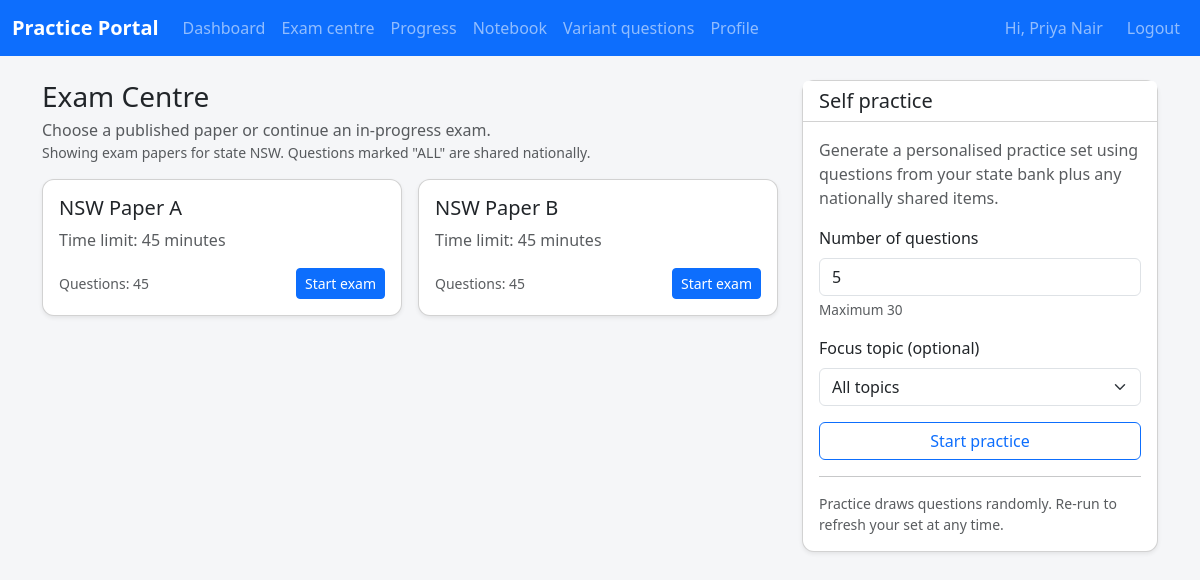
Screenshot of /student/exams (signed in) with the database file from the repository.
### app/models.py (models this page shows, shortened)
class Student(UserMixin, db.Model):
    __tablename__ = "students"
    id = db.Column(db.Integer, primary_key=True)
    name = db.Column(db.String(120), nullable=False)
    email = db.Column(db.String(120), unique=True)
    mobile_number = db.Column(db.String(20), unique=True, nullable=False)
    password_hash = db.Column(db.String(255), nullable=False)
    state = db.Column(db.String(10), nullable=False)
    preferred_language = db.Column(db.String(20), nullable=False, default="ENGLISH")
    target_exam_date = db.Column(Date)
    avatar_url = db.Column(db.String(500))
    notification_push_enabled = db.Column(Boolean, nullable=False, default=True)
    notification_email_enabled = db.Column(Boolean, nullable=False, default=True)
    profile_version = db.Column(db.Integer, nullable=False, default=1)
    profile_updated_at = db.Column(
        db.DateTime, default=datetime.utcnow, onupdate=datetime.utcnow, nullable=False
    )
    last_login_at = db.Column(db.DateTime)
    assigned_coach_id = db.Column(db.Integer, db.ForeignKey("coaches.id"))
    coach = db.relationship("Coach", back_populates="students")
    mock_exam_summaries = db.relationship(
        "MockExamSummary", back_populates="student", cascade="all, delete-orphan"
    )
    bookings = db.relationship("Appointment", back_populates="student")
    exam_sessions = db.relationship(
        "StudentExamSession", back_populates="student", cascade="all, delete-orphan"
    )
    question_attempts = db.relationship(
        "QuestionAttempt", back_populates="student", cascade="all, delete-orphan"
    )
    notebook_entries = db.relationship(
        "NotebookEntry", back_populates="student", cascade="all, delete-orphan"
    )
    state_progress = db.relationship(
        "StudentStateProgress", back_populates="student", cascade="all, delete-orphan"
    )
    auth_tokens = db.relationship(
        "StudentAuthToken", back_populates="student", cascade="all, delete-orphan"
    )
    starred_questions = db.relationship(
        "StarredQuestion", back_populates="student", cascade="all, delete-orphan"
    )
    login_windows = db.relationship(
        "StudentLoginRateLimit", back_populates="student", cascade="all, delete-orphan"
    )
    variant_groups = db.relationship(
        "VariantQuestionGroup", back_populates="student", cascade="all, delete-orphan"
    )
    variant_questions = db.relationship(
        "VariantQuestion", back_populates="student", cascade="all, delete-orphan"
    )
    @property
    def is_student(self) -> bool:
        return True

class MockExamPaper(db.Model):
    __tablename__ = "mock_exam_papers"
    id = db.Column(db.Integer, primary_key=True)
    state = db.Column(db.String(10), nullable=False)
    title = db.Column(db.String(120), nullable=False)
    time_limit_minutes = db.Column(db.Integer, nullable=False)
    questions = db.relationship(
        "MockExamPaperQuestion", back_populates="paper", cascade="all, delete-orphan"
    )
    sessions = db.relationship(
        "StudentExamSession", back_populates="paper", cascade="all, delete-orphan"
    )

### app/student/routes.py (the view)
@student_bp.route("/exams")
@login_required
def exams():
    student = _current_student()
    if not student:
        return _redirect_non_students()
    papers = (
        MockExamPaper.query.filter_by(state=student.state)
        .order_by(MockExamPaper.id.asc())
        .all()
    )
    active_session = _current_exam_session(student)
    topic_rows = (
        Question.query.with_entities(Question.topic)
        .filter((Question.state_scope == "ALL") | (Question.state_scope == student.state))
        .distinct()
        .order_by(Question.topic.asc())
        .all()
    )
    topics = [row[0] for row in topic_rows if row[0]]
    return render_template(
        "student/exams.html",
        papers=papers,
        active_session=active_session,
        practice_default=PRACTICE_DEFAULT_COUNT,
        practice_max=PRACTICE_MAX_COUNT,
        topics=topics,
        state=student.state,
    )

### app/coach/routes.py (called while the page is built, shortened)
@coach_bp.before_app_request
def _restrict_student_portal_access():
    if request.blueprint != "coach":
        return None

### app/i18n.py (called while the page is built)
def normalise_language_code(language: str | None) -> str | None:
    if not language:
        return None
    code = language.strip().upper()
    if code in SUPPORTED_LANGUAGES:
        return code
    return None

def ensure_language_code(language: str | None) -> str:
    normalised = normalise_language_code(language)
    return normalised or DEFAULT_LANGUAGE

def translate_text(text: str, language: str, **format_values: str) -> str:
    catalogue = TRANSLATIONS.get(language, {})
    translated = catalogue.get(text, text)
    if format_values:
        try:
            return translated.format(**format_values)
        except (KeyError, IndexError):
            return translated
    return translated

### app/student/routes.py (called while the page is built)
def _current_student() -> Student | None:
    if not current_user.is_authenticated:
        return None
    student = current_user._get_current_object()
    if isinstance(student, Student):
        return student
    return None

def _current_exam_session(student: Student) -> StudentExamSession | None:
    session_obj = (
        StudentExamSession.query.filter_by(student_id=student.id, status="ongoing")
        .order_by(StudentExamSession.started_at.desc())
        .first()
    )
    if not session_obj:
        return None
    session_obj = ensure_session_active(session_obj)
    if session_obj.status != "ongoing":
        return None
    return session_obj

### app/templates/student/exams.html (shortened to what this page needs)
{% extends 'base.html' %}
{% block content %}
<div class="row g-4 exam-centre">
  <div class="col-lg-8">
    <div class="d-flex align-items-center justify-content-between mb-3">
      <div>
        <h1 class="h3 mb-1">{{ _('Exam Centre') }}</h1>
        <p class="text-muted mb-0">
          {{ _('Choose a published paper or continue an in-progress exam.') }}
        </p>
        <p class="text-muted small mb-0">
          {{ _('Showing exam papers for state {state_code}. Questions marked "ALL" are shared nationally.').format(state_code=state) }}
        </p>
      </div>
    </div>
    <div class="row g-3">
      {% for paper in papers %}
      <div class="col-sm-6">
        <div class="card h-100 shadow-sm exam-paper-card">
          <div class="card-body d-flex flex-column">
            <h3 class="h5 mb-2">{{ paper.title }}</h3>
            <p class="text-muted mb-3">{{ _('Time limit') }}: {{ paper.time_limit_minutes }} {{ _('minutes') }}</p>
            <div class="d-flex align-items-center justify-content-between mt-auto">
              <div class="text-muted small">
                {{ _('Questions') }}: {{ paper.questions|length }}
              </div>
              <form method="post" action="{{ url_for('student.start_exam', paper_id=paper.id) }}">
                <button type="submit" class="btn btn-primary btn-sm">{{ _('Start exam') }}</button>
              </form>
            </div>
          </div>
        </div>
      </div>
      {% else %}
      <div class="col-12">
        <div class="alert alert-info">{{ _('No exam papers have been published for your state yet.') }}</div>
      </div>
      {% endfor %}
    </div>
  </div>
  <div class="col-lg-4">
    <div class="card shadow-sm h-100">
      <div class="card-header bg-white">
        <h2 class="h5 mb-0">{{ _('Self practice') }}</h2>
      </div>
      <div class="card-body">
        <p class="text-muted">{{ _('Generate a personalised practice set using questions from your state bank plus any nationally shared items.') }}</p>
        <form method="post" action="{{ url_for('student.practice') }}" class="practice-form">
          <div class="mb-3">
            <label class="form-label" for="question_count">{{ _('Number of questions') }}</label>
            <input type="number" class="form-control" id="question_count" name="question_count" value="{{ practice_default }}" min="1" max="{{ practice_max }}" required>
            <div class="form-text">{{ _('Maximum') }} {{ practice_max }}</div>
          </div>
          <div class="mb-3">
            <label class="form-label" for="topic">{{ _('Focus topic (optional)') }}</label>
            <select class="form-select" id="topic" name="topic">
              <option value="">{{ _('All topics') }}</option>
            </select>
          </div>
          <button type="submit" class="btn btn-outline-primary w-100">{{ _('Start practice') }}</button>
        </form>
        <hr>
        <p class="small text-muted mb-0">{{ _('Practice draws questions randomly. Re-run to refresh your set at any time.') }}</p>
      </div>
    </div>
  </div>
</div>
{% endblock %}

### app/templates/base.html (shortened to what this page needs)
<!doctype html>
<html lang="{{ 'zh-Hans' if active_language == 'CHINESE' else 'en' }}">
  <head>
    <link
      href="https://cdn.jsdelivr.net/npm/bootstrap@5.3.3/dist/css/bootstrap.min.css"
      rel="stylesheet"
    >
    <link rel="stylesheet" href="{{ url_for('static', filename='css/app.css') }}">
  </head>
  <body class="{% block body_class %}{% endblock %}">
    {% block navbar %}
    <nav class="navbar navbar-expand-lg navbar-dark bg-primary mb-4">
      <div class="container-fluid">
        {% if current_user.is_authenticated %}
          {% set is_student = current_user.is_student %}
          {% set home_endpoint = 'student.dashboard' if is_student else 'coach.dashboard' %}
        {% else %}
          {% set is_student = False %}
          {% set home_endpoint = 'coach.login' %}
        {% endif %}
        <a class="navbar-brand" href="{{ url_for(home_endpoint) }}" aria-label="{{ _('Dashboard') }}">
          {{ _('Practice Portal') }}
        </a>
        <div class="collapse navbar-collapse" id="navbarNav">
          <ul class="navbar-nav me-auto">
            {% if current_user.is_authenticated %}
              {% if is_student %}
              <li class="nav-item"><a class="nav-link" href="{{ url_for('student.dashboard') }}">{{ _('Dashboard') }}</a></li>
              <li class="nav-item"><a class="nav-link" href="{{ url_for('student.exams') }}">{{ _('Exam centre') }}</a></li>
              <li class="nav-item"><a class="nav-link" href="{{ url_for('student.progress') }}">{{ _('Progress') }}</a></li>
              <li class="nav-item"><a class="nav-link" href="{{ url_for('student.notebook') }}">{{ _('Notebook') }}</a></li>
              <li class="nav-item"><a class="nav-link" href="{{ url_for('student.variant_list') }}">{{ _('Variant questions') }}</a></li>
              <li class="nav-item"><a class="nav-link" href="{{ url_for('student.profile') }}">{{ _('Profile') }}</a></li>
              {% endif %}
            {% endif %}
          </ul>
          <ul class="navbar-nav ms-auto align-items-center gap-3">
            {% if current_user.is_authenticated %}
            <li class="nav-item d-flex align-items-center gap-2">
              <span class="navbar-text">{{ _('Hi') }}, {{ current_user.name }}</span>
            </li>
            <li class="nav-item"><a class="nav-link" href="{{ url_for('coach.logout') }}">{{ _('Logout') }}</a></li>
            {% endif %}
          </ul>
        </div>
      </div>
    </nav>
    {% endblock %}
    <main class="{% block main_class %}container{% endblock %}">
      {% block content %}{% endblock %}
    </main>
  </body>
</html>

### app/static/css/app.css (style rules this page uses)
body { background-color: #f5f6f8; }
.navbar-brand { font-weight: 600; }
.card { border-radius: 0.75rem; }
.exam-centre .exam-paper-card { transition: transform 0.2s ease, box-shadow 0.2s ease; }
.practice-form .form-text { font-size: 0.85rem; }

### rows the page displays
Student: name "Priya Nair"
MockExamPaper: title "NSW Paper A", time_limit_minutes "45", questions|length "45"
MockExamPaper: title "NSW Paper B", time_limit_minutes "45", questions|length "45"

### other values shown
{{ practice_max }} "30"
form field topic "All topics"
